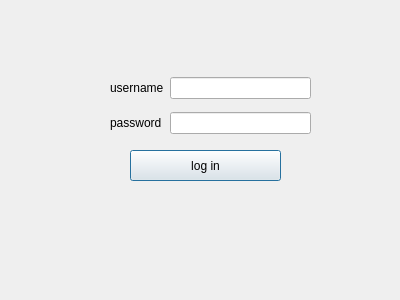
<?xml version="1.0" encoding="UTF-8"?>
<ui version="4.0">
 <class>LoginDialog</class>
 <widget class="QDialog" name="LoginDialog">
  <property name="geometry">
   <rect>
    <x>0</x>
    <y>0</y>
    <width>400</width>
    <height>300</height>
   </rect>
  </property>
  <property name="windowTitle">
   <string>Dialog</string>
  </property>
  <widget class="QPushButton" name="pushButton">
   <property name="geometry">
    <rect>
     <x>130</x>
     <y>150</y>
     <width>151</width>
     <height>31</height>
    </rect>
   </property>
   <property name="text">
    <string>log in</string>
   </property>
  </widget>
  <widget class="QWidget" name="">
   <property name="geometry">
    <rect>
     <x>110</x>
     <y>70</y>
     <width>201</width>
     <height>71</height>
    </rect>
   </property>
   <layout class="QGridLayout" name="gridLayout">
    <item row="0" column="0">
     <widget class="QLabel" name="label">
      <property name="text">
       <string>username</string>
      </property>
     </widget>
    </item>
    <item row="0" column="1">
     <widget class="QLineEdit" name="lineEdit_name"/>
    </item>
    <item row="1" column="0">
     <widget class="QLabel" name="label_2">
      <property name="text">
       <string>password</string>
      </property>
     </widget>
    </item>
    <item row="1" column="1">
     <widget class="QLineEdit" name="lineEdit_pw">
      <property name="echoMode">
       <enum>QLineEdit::Password</enum>
      </property>
     </widget>
    </item>
   </layout>
  </widget>
 </widget>
 <resources/>
 <connections/>
</ui>
